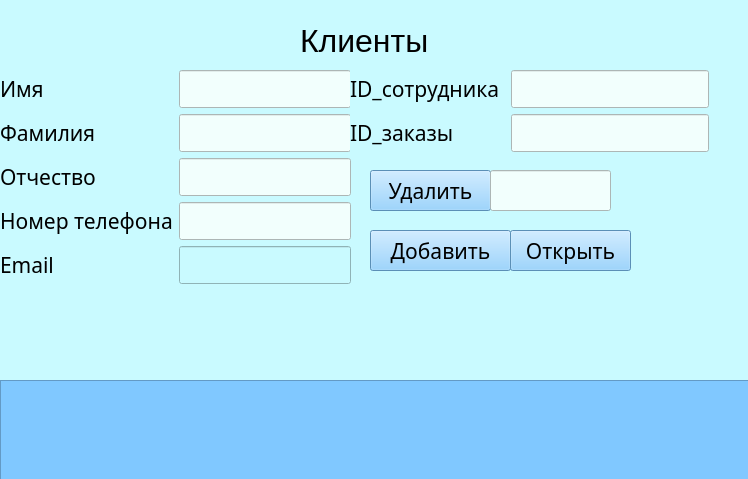
<?xml version="1.0" encoding="UTF-8"?>
<ui version="4.0">
 <class>widget</class>
 <widget class="QWidget" name="widget">
  <property name="geometry">
   <rect>
    <x>0</x>
    <y>0</y>
    <width>748</width>
    <height>479</height>
   </rect>
  </property>
  <property name="windowTitle">
   <string>Form</string>
  </property>
  <property name="styleSheet">
   <string notr="true">background-color: rgb(201, 250, 255);
</string>
  </property>
  <widget class="QLabel" name="client_label">
   <property name="geometry">
    <rect>
     <x>300</x>
     <y>20</y>
     <width>191</width>
     <height>41</height>
    </rect>
   </property>
   <property name="font">
    <font>
     <pointsize>24</pointsize>
    </font>
   </property>
   <property name="text">
    <string>Клиенты</string>
   </property>
  </widget>
  <widget class="QWidget" name="layoutWidget">
   <property name="geometry">
    <rect>
     <x>0</x>
     <y>70</y>
     <width>351</width>
     <height>278</height>
    </rect>
   </property>
   <layout class="QFormLayout" name="formLayout">
    <item row="1" column="0">
     <widget class="QLabel" name="label_imia">
      <property name="font">
       <font>
        <family>Cascadia Mono Light</family>
        <pointsize>16</pointsize>
       </font>
      </property>
      <property name="text">
       <string>Имя</string>
      </property>
     </widget>
    </item>
    <item row="1" column="1">
     <widget class="QLineEdit" name="lineEdit_Imia">
      <property name="font">
       <font>
        <family>Cascadia Mono Light</family>
        <pointsize>16</pointsize>
       </font>
      </property>
      <property name="styleSheet">
       <string notr="true">background-color: rgb(242, 255, 253);</string>
      </property>
     </widget>
    </item>
    <item row="2" column="0">
     <widget class="QLabel" name="label_familia">
      <property name="font">
       <font>
        <family>Cascadia Mono Light</family>
        <pointsize>16</pointsize>
       </font>
      </property>
      <property name="text">
       <string>Фамилия</string>
      </property>
     </widget>
    </item>
    <item row="2" column="1">
     <widget class="QLineEdit" name="lineEdit_Familia">
      <property name="font">
       <font>
        <family>Cascadia Mono Light</family>
        <pointsize>16</pointsize>
       </font>
      </property>
      <property name="styleSheet">
       <string notr="true">background-color: rgb(242, 255, 253);</string>
      </property>
     </widget>
    </item>
    <item row="3" column="0">
     <widget class="QLabel" name="label_otchestvo">
      <property name="font">
       <font>
        <family>Cascadia Mono Light</family>
        <pointsize>16</pointsize>
       </font>
      </property>
      <property name="text">
       <string>Отчество</string>
      </property>
     </widget>
    </item>
    <item row="3" column="1">
     <widget class="QLineEdit" name="lineEdit_Otchestvo">
      <property name="font">
       <font>
        <family>Cascadia Mono Light</family>
        <pointsize>16</pointsize>
       </font>
      </property>
      <property name="styleSheet">
       <string notr="true">background-color: rgb(242, 255, 253);</string>
      </property>
     </widget>
    </item>
    <item row="4" column="0">
     <widget class="QLabel" name="label_otchestvo_3">
      <property name="font">
       <font>
        <family>Cascadia Mono Light</family>
        <pointsize>16</pointsize>
       </font>
      </property>
      <property name="text">
       <string>Номер телефона</string>
      </property>
     </widget>
    </item>
    <item row="4" column="1">
     <widget class="QLineEdit" name="lineEdit_numder">
      <property name="font">
       <font>
        <family>Cascadia Mono Light</family>
        <pointsize>16</pointsize>
       </font>
      </property>
      <property name="styleSheet">
       <string notr="true">background-color: rgb(242, 255, 253);</string>
      </property>
     </widget>
    </item>
    <item row="5" column="0">
     <widget class="QLabel" name="label_otchestvo_4">
      <property name="font">
       <font>
        <family>Cascadia Mono Light</family>
        <pointsize>16</pointsize>
       </font>
      </property>
      <property name="text">
       <string>Email</string>
      </property>
     </widget>
    </item>
    <item row="5" column="1">
     <widget class="QLineEdit" name="lineEdit_email">
      <property name="font">
       <font>
        <family>Cascadia Mono Light</family>
        <pointsize>16</pointsize>
       </font>
      </property>
      <property name="styleSheet">
       <string notr="true"/>
      </property>
     </widget>
    </item>
   </layout>
  </widget>
  <widget class="QTableWidget" name="tableWidget">
   <property name="geometry">
    <rect>
     <x>0</x>
     <y>380</y>
     <width>751</width>
     <height>131</height>
    </rect>
   </property>
   <property name="styleSheet">
    <string notr="true">background-color: rgb(128, 200, 255);
</string>
   </property>
  </widget>
  <widget class="QPushButton" name="pushButton_insert">
   <property name="geometry">
    <rect>
     <x>370</x>
     <y>230</y>
     <width>141</width>
     <height>41</height>
    </rect>
   </property>
   <property name="font">
    <font>
     <family>Cascadia Mono Light</family>
     <pointsize>16</pointsize>
    </font>
   </property>
   <property name="styleSheet">
    <string notr="true">background-color: rgb(128, 200, 255);
</string>
   </property>
   <property name="text">
    <string>Добавить</string>
   </property>
  </widget>
  <widget class="QPushButton" name="pushButton_delete">
   <property name="geometry">
    <rect>
     <x>370</x>
     <y>170</y>
     <width>121</width>
     <height>41</height>
    </rect>
   </property>
   <property name="font">
    <font>
     <family>Cascadia Mono Light</family>
     <pointsize>16</pointsize>
    </font>
   </property>
   <property name="styleSheet">
    <string notr="true">background-color: rgb(128, 200, 255);
</string>
   </property>
   <property name="text">
    <string>Удалить</string>
   </property>
  </widget>
  <widget class="QLineEdit" name="lineEdit_delet1">
   <property name="geometry">
    <rect>
     <x>490</x>
     <y>170</y>
     <width>121</width>
     <height>41</height>
    </rect>
   </property>
   <property name="font">
    <font>
     <family>Cascadia Mono Light</family>
     <pointsize>16</pointsize>
    </font>
   </property>
   <property name="styleSheet">
    <string notr="true">background-color: rgb(242, 255, 253);</string>
   </property>
  </widget>
  <widget class="QPushButton" name="pushButton_open">
   <property name="geometry">
    <rect>
     <x>510</x>
     <y>230</y>
     <width>121</width>
     <height>41</height>
    </rect>
   </property>
   <property name="font">
    <font>
     <family>Cascadia Mono Light</family>
     <pointsize>16</pointsize>
    </font>
   </property>
   <property name="styleSheet">
    <string notr="true">background-color: rgb(128, 200, 255);
</string>
   </property>
   <property name="text">
    <string>Открыть</string>
   </property>
  </widget>
  <widget class="QWidget" name="layoutWidget">
   <property name="geometry">
    <rect>
     <x>350</x>
     <y>70</y>
     <width>359</width>
     <height>87</height>
    </rect>
   </property>
   <layout class="QFormLayout" name="formLayout_2">
    <item row="0" column="0">
     <widget class="QLabel" name="label_imia_2">
      <property name="font">
       <font>
        <family>Cascadia Mono Light</family>
        <pointsize>16</pointsize>
       </font>
      </property>
      <property name="text">
       <string>ID_сотрудника </string>
      </property>
     </widget>
    </item>
    <item row="0" column="1">
     <widget class="QLineEdit" name="lineEdit_Imia_2">
      <property name="font">
       <font>
        <family>Cascadia Mono Light</family>
        <pointsize>16</pointsize>
       </font>
      </property>
      <property name="styleSheet">
       <string notr="true">background-color: rgb(242, 255, 253);</string>
      </property>
     </widget>
    </item>
    <item row="1" column="0">
     <widget class="QLabel" name="label_imia_3">
      <property name="font">
       <font>
        <family>Cascadia Mono Light</family>
        <pointsize>16</pointsize>
       </font>
      </property>
      <property name="text">
       <string>ID_заказы </string>
      </property>
     </widget>
    </item>
    <item row="1" column="1">
     <widget class="QLineEdit" name="lineEdit_Imia_3">
      <property name="font">
       <font>
        <family>Cascadia Mono Light</family>
        <pointsize>16</pointsize>
       </font>
      </property>
      <property name="styleSheet">
       <string notr="true">background-color: rgb(242, 255, 253);</string>
      </property>
     </widget>
    </item>
   </layout>
  </widget>
 </widget>
 <resources/>
 <connections/>
</ui>
